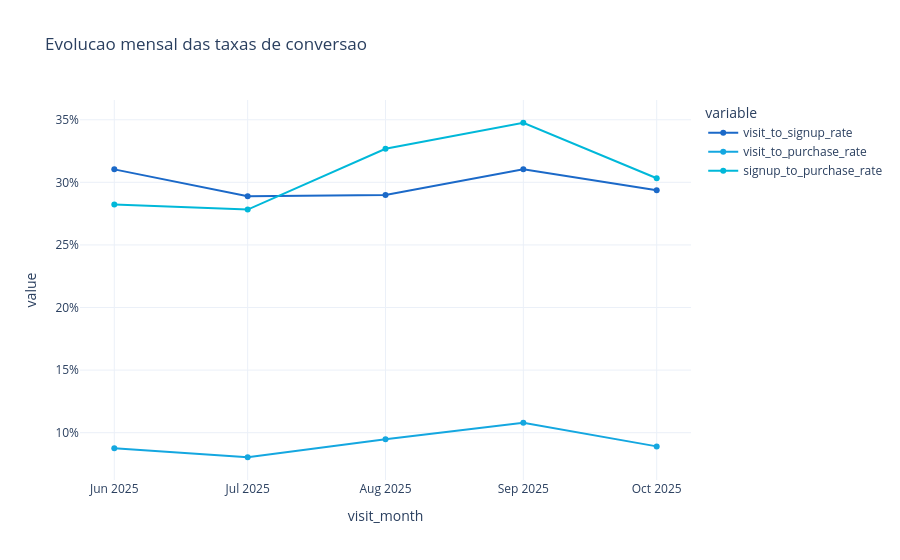

Notebook code for this chart:
### Code cell
fig = px.line(
    monthly,
    x='visit_month',
    y=['visit_to_signup_rate', 'visit_to_purchase_rate', 'signup_to_purchase_rate'],
    markers=True,
    title='Evolucao mensal das taxas de conversao',
    color_discrete_sequence=CONTA_AZUL_COLORS
)
fig.update_yaxes(tickformat='.0%')
fig.show()

### Figure 1 — Plotly figure (JSON) as saved in the notebook; plotly's stock layout.template omitted (floating-point values rounded to 4 significant figures)
{"data": [{"hovertemplate": "variable=visit_to_signup_rate<br>visit_month=%{x}<br>value=%{y}<extra></extra>", "legendgroup": "visit_to_signup_rate", "line": {"color": "#1B69C8", "dash": "solid"}, "marker": {"symbol": "circle"}, "mode": "lines+markers", "name": "visit_to_signup_rate", "orientation": "v", "showlegend": true, "type": "scatter", "x": ["2025-06", "2025-07", "2025-08", "2025-09", "2025-10"], "xaxis": "x", "y": [0.3104, 0.2888, 0.29, 0.3105, 0.2936], "yaxis": "y"}, {"hovertemplate": "variable=visit_to_purchase_rate<br>visit_month=%{x}<br>value=%{y}<extra></extra>", "legendgroup": "visit_to_purchase_rate", "line": {"color": "#14A7E0", "dash": "solid"}, "marker": {"symbol": "circle"}, "mode": "lines+markers", "name": "visit_to_purchase_rate", "orientation": "v", "showlegend": true, "type": "scatter", "x": ["2025-06", "2025-07", "2025-08", "2025-09", "2025-10"], "xaxis": "x", "y": [0.08761, 0.08037, 0.09477, 0.1079, 0.08904], "yaxis": "y"}, {"hovertemplate": "variable=signup_to_purchase_rate<br>visit_month=%{x}<br>value=%{y}<extra></extra>", "legendgroup": "signup_to_purchase_rate", "line": {"color": "#00B8D9", "dash": "solid"}, "marker": {"symbol": "circle"}, "mode": "lines+markers", "name": "signup_to_purchase_rate", "orientation": "v", "showlegend": true, "type": "scatter", "x": ["2025-06", "2025-07", "2025-08", "2025-09", "2025-10"], "xaxis": "x", "y": [0.2823, 0.2782, 0.3268, 0.3476, 0.3032], "yaxis": "y"}], "layout": {"legend": {"title": {"text": "variable"}, "tracegroupgap": 0}, "title": {"text": "Evolucao mensal das taxas de conversao"}, "xaxis": {"anchor": "y", "domain": [0, 1], "title": {"text": "visit_month"}}, "yaxis": {"anchor": "x", "domain": [0, 1], "tickformat": ".0%", "title": {"text": "value"}}}}
